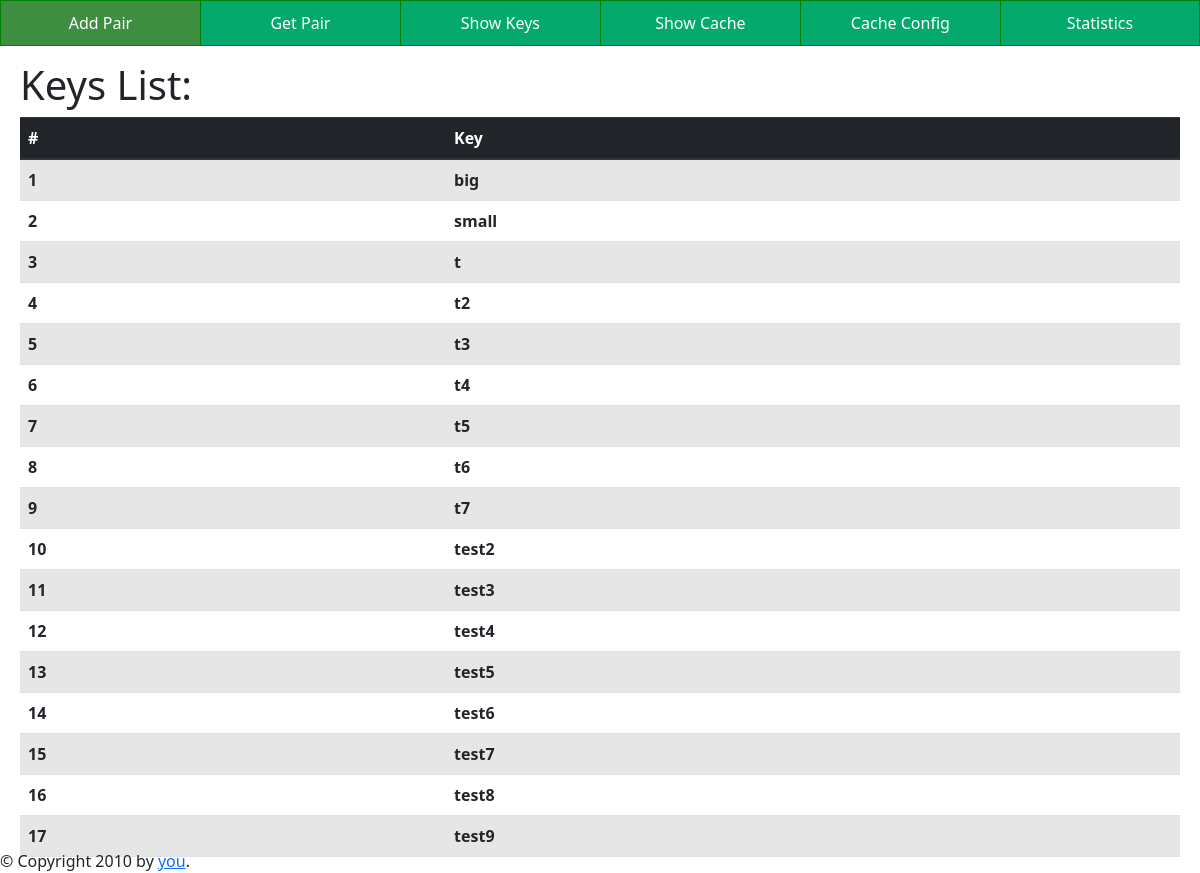
/show_keys, run on an earlier commit of the app's database.
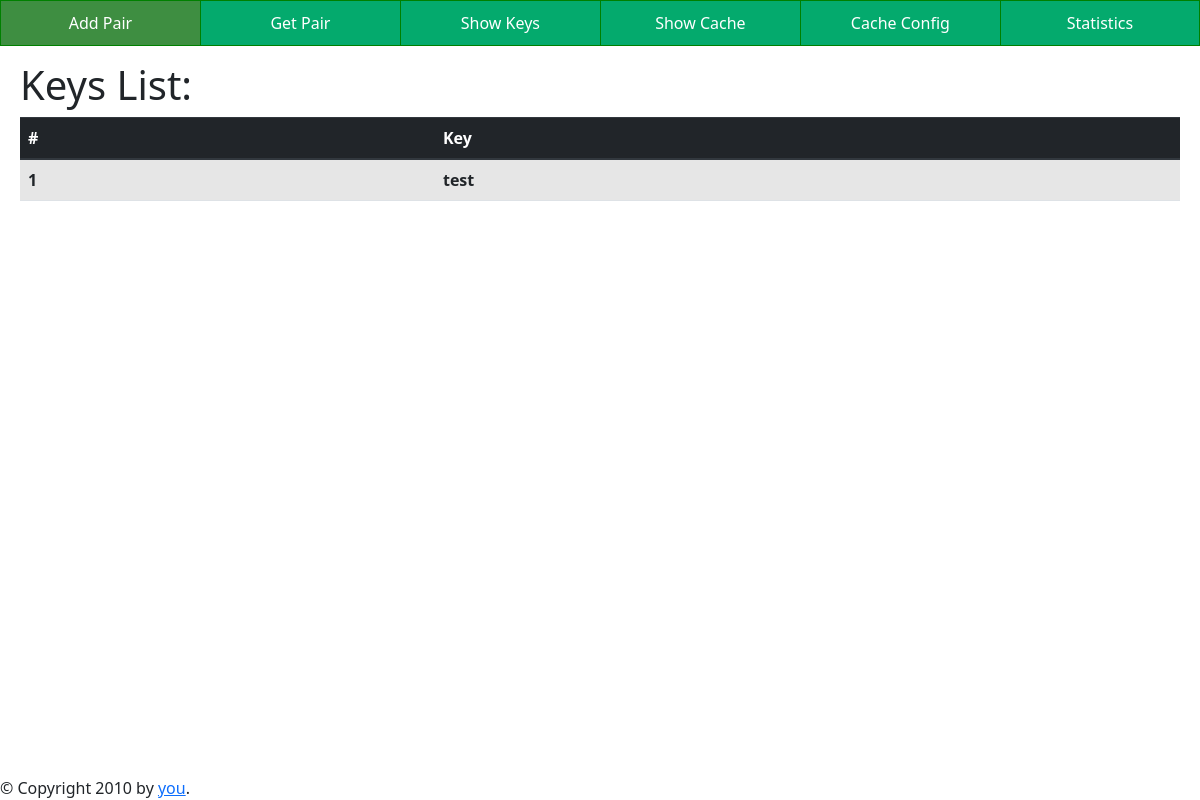
And on a later commit of the database.
### tables this page shows
CREATE TABLE pairs (
    id INTEGER PRIMARY KEY AUTOINCREMENT,
    key TEXT UNIQUE NOT NULL,
    path TEXT NOT NULL,
    size FLOAT NOT NULL,
    created_at TIMESTAMP
);

### app.py (the view)
@app.route("/show_keys", methods=['GET'])
def show_keys_get(): return render_template('show_keys.html',keys=get_keys())

### lib.py (called while the page is built)
def make_dicts(cursor, row):
    return dict((cursor.description[idx][0], value)
                for idx, value in enumerate(row))

def get_db_connection():
    conn = sqlite3.connect('database.db')
    conn.row_factory = make_dicts
    return conn

def get_keys():
    conn = get_db_connection()
    keys = conn.execute('select key from pairs').fetchall()
    conn.close()
    return keys

### templates/show_keys.html (shortened to what this page needs)
{% extends 'layout.html' %}
{% block head %}{{ super() }} {% endblock %}
{% block content %}
<div style="margin-left:20px; margin-top:15px; margin-bottom:15px; margin-right:20px;">
    <h1>Keys List:</h1>
    <div class="">
        <table class="table table-striped ">
            <thead class="thead-dark">
                <tr>
                    <th scope="col">#</th>
                    <th scope="col">Key</th>
                </tr>
            </thead>
            <tbody>
                {% for key in keys %}
                <tr>
                    <th>{{loop.index}}</th>
                    <th>{{key['key']}}</th>
                </tr>
                {% endfor %}
            </tbody>
        </table>
    </div>
    {% endblock %}

### templates/layout.html (shortened to what this page needs)
<!doctype html>
<html>
<head>
  {% block head %}
  <link rel="stylesheet" href="{{ url_for('static', filename='style.css') }}">
  <link rel="stylesheet" href="https://cdn.jsdelivr.net/npm/bootstrap@4.0.0/dist/css/bootstrap.min.css"
>
    <link href="https://cdn.jsdelivr.net/npm/bootstrap@5.2.1/dist/css/bootstrap.min.css" rel="stylesheet">
  {% endblock %}
  <div id="list" class="btn-group" style="width:100%">
    <button onclick="window.location.href='/add_pair'" style="width:20%">Add Pair</button>
    <button onclick="window.location.href='/get_pair'" style="width:20%">Get Pair</button>
    <button onclick="window.location.href='/show_keys'" style="width:20%">Show Keys</button>
    <button onclick="window.location.href='/show_cache'" style="width:20%">Show Cache</button>
    <button onclick="window.location.href='/cache_config'" style="width:20%">Cache Config</button>
    <button onclick="window.location.href='/statictics'" style="width:20%">Statistics</button>
  </div>
</head>
<body >
  <div id="content">{% block content %}{% endblock %}</div>
  <div id="footer">
    {% block footer %}
    <div id="footer" style="
    position: fixed;
    bottom: 0;">
      &copy; Copyright 2010 by <a href="http://domain.invalid/">you</a>.
    </div>
    {% endblock %}
  </div>
</body>
</html>

### static/style.css (style rules this page uses)
.btn-group button { background-color: #04AA6D; border: 1px solid green; color: white; padding: 10px 24px; cursor: pointer; float: left; }
.btn-group button:not(:last-child) { border-right: none; }
.btn-group:after { content: ""; clear: both; display: table; }

### templates/layout.html (style rules this page uses)
* { box-sizing: border-box; }

What changed in the data, as far as the page shows it:
removed pairs: key "big"
removed pairs: key "small"
removed pairs: key "t"
removed pairs: key "t2"
removed pairs: key "t3"
removed pairs: key "t4"
removed pairs: key "t5"
removed pairs: key "t6"
removed pairs: key "t7"
removed pairs: key "test2"
removed pairs: key "test3"
removed pairs: key "test4"
removed pairs: key "test5"
removed pairs: key "test6"
removed pairs: key "test7"
removed pairs: key "test8"
removed pairs: key "test9"
added pairs: key "test"
